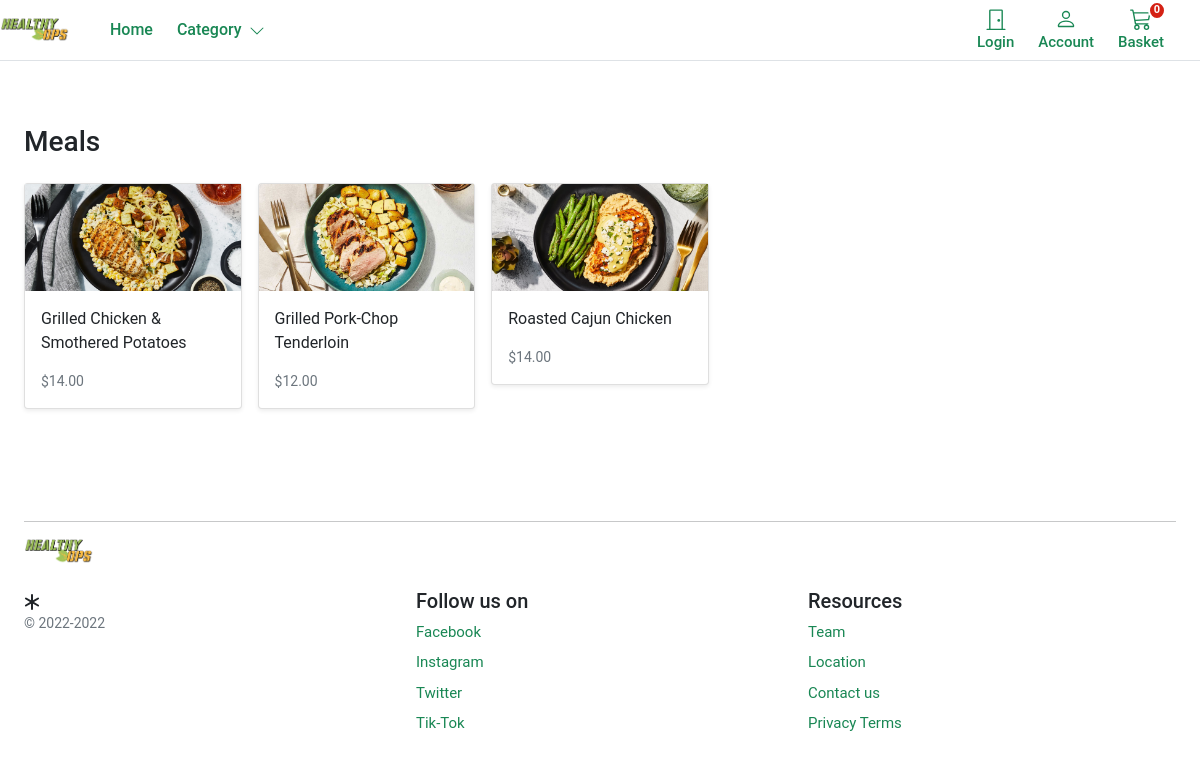
The page /shop/keto/ on the database its author committed.
### store/models.py (models this page shows, shortened)
class Product(models.Model):
    category = models.ForeignKey(Category, related_name='product', on_delete=models.CASCADE)
    created_by = models.ForeignKey(settings.AUTH_USER_MODEL, on_delete=models.CASCADE, related_name='product_creator') #who is this product creator record
    title = models.CharField(max_length=255) # title for product
    author = models.CharField(max_length=255, default='admin') #category of sproduct
    description= models.TextField(blank=True) #discription of the product
    image = models.ImageField(upload_to='images/', default = 'images/default.png') #upload img and allow us to upload
    slug = models.SlugField(max_length=255, unique=True) #
    price = models.DecimalField(max_digits=4, decimal_places=2)
    vegan = models.BooleanField(default=True)
    keto= models.BooleanField (default=True)
    lowCarb= models.BooleanField (default=True) #manages stock of product stock or out of stock
    in_stock = models.BooleanField(default=True)
    is_active = models.BooleanField(default=True)
    created = models.DateTimeField(auto_now_add=True)#used when we add a product
    updated = models.DateTimeField(auto_now=True)#used when we update a product and we want record
    objects = models.Manager()
    products = ProductManager()
    class Meta:
        verbose_name_plural = 'Products'#how we want to order products and details
        ordering = ('-created',)
    def get_absolute_url(self):
        return reverse('store:product_detail', args=[self.slug])

### store/views.py (the view)
# urls.py: path('shop/<slug:category_slug>/', views.category_list, name='category_list'), #this is the filte by category ex. keto
def category_list(request, category_slug=None):
    category = get_object_or_404(Category, slug=category_slug)
    products = Product.objects.filter(category=category)
    return render(request, 'store/products/category.html', {'category': category, 'products': products})

### basket/basket.py (called while the page is built)
    def __len__(self):
        return sum(item['qty'] for item in self.basket.values())

### basket/context_processors.py (called while the page is built)
def basket(request):
    return {'basket': Basket(request)}

### store/context_processors.py (called while the page is built)
def categories(request):
    return {
        'categories': Category.objects.all()
    }

### store/models.py (called while the page is built)
    def get_absolute_url(self):
        return reverse('store:category_list', args=[self.slug])

### templates/store/products/category.html (shortened to what this page needs)
{% extends "../base.html" %}
{% load static %}
{% block content %}
<main>
  <div class="container">
    <div class="row">
      <div class="album py-5">
        <div class="pb-3"><h1 class="h3">Meals</h1></div>
        <div class="row row-cols-1 row-cols-sm-2 row-cols-md-5 g-3">
        {% for product in products %}
        <div class="col">
          <div class="card shadow-sm">
          <img class="img-fluid" alt="Responsive image" src="{{ product.image.url }}">
            <div class="card-body">
              <p class="card-text">
                <a class="text-dark text-decoration-none" href="{{ product.get_absolute_url }}">{{ product.title }}</a>
              </p>
              <div class="d-flex justify-content-between align-items-center">
                <small class="text-muted">${{product.price}}</small>
              </div>
            </div>
          </div>
        </div>
        {% endfor %}
      </div>
    </div>
  </div>
</main>
{% endblock %}

### static/core/css/base.css (style rules this page uses)
@media (min-width: 1000px) { .container { max-width: 1000px; } }
@media (max-width: 1200px) { .container { max-width: 100%; padding:0 24px; } }
html, body, p, div { letter-spacing: -0.02px; font-family: 'Roboto', sans-serif; }

### rows shown on the page
Product: image (picture), title "Grilled Chicken & Smothered Potatoes", price "14.00"
Product: image (picture), title "Grilled Pork-Chop Tenderloin", price "12.00"
Product: image (picture), title "Roasted Cajun Chicken", price "14.00"
